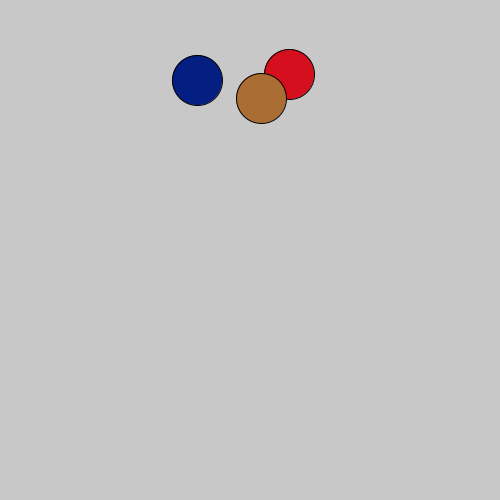
Frame 1 (no input)
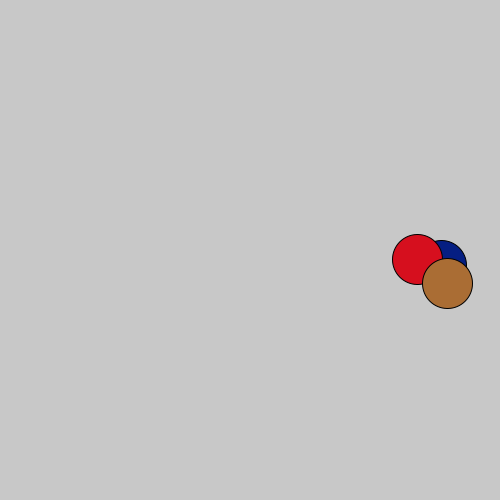
Frame 60 (the mouse pressed at the canvas centre just before this capture)
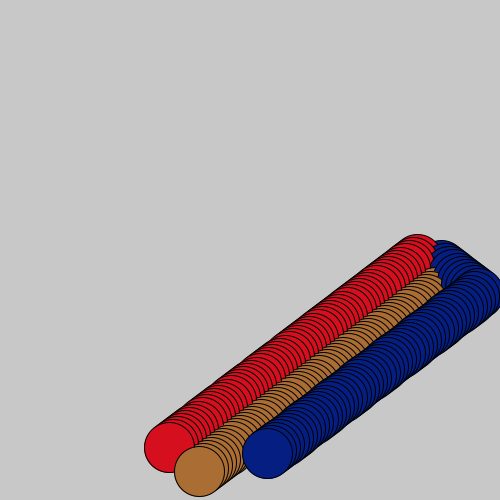
Frame 120 (the mouse held since frame 60 and released just before this capture)

The Processing sketch that drew these frames (run headless with seeded random() and noise(); from frame 60 on, the mouse is pressed at the canvas centre):

// Processing sketch: processing_82404
// ── processing_82404.pde

//William T., BouncingBall, CP1 Mods 14-15
BounceBall who; 
BounceBall pond;
BounceBall song;
boolean mode = true;
void setup()
{
  size(500, 500);
  who = new BounceBall();
  pond = new BounceBall();
  song = new BounceBall();
}
void draw()
{
  if (mode == true)
  {
    background(200);
  }
  fill(5, 30, 130);
  who.mov();
  who.show();
  who.bounce();
  fill(214, 15, 30);
  pond.mov();
  pond.show();
  pond.bounce();
  fill(170, 109, 52);
  song.mov();
  song.show();
  song.bounce();
}
class BounceBall
{
  float x, y;
  boolean up, right;
  BounceBall()
  {
    x = int(random(300));
    y = int(random(300));
    up = false;
    right = true;
  }
  void mov()
  {
    if (up == true)
    {
      y = y - PI;
    }
    else if (up == false)
    {
      y = y + PI;
    }
    if (right == true)
    {
      x = x + (PI+1);
    }
    else if (right == false)
    {
      x = x - (PI+1);
    }
  }
  void bounce()
  {
    if (x < 25)
    {
      right = true;
    }
    if (x > 475)
    {
      right = false;
    }
    if (y > 475)
    {
      up = true;
    }
    if (y < 25)
    {
      up = false;
    }
  }
  void show()
  {
    ellipse(x, y, 50, 50);
  }
}
void mousePressed()
{
  mode = !mode;
  redraw();
}
